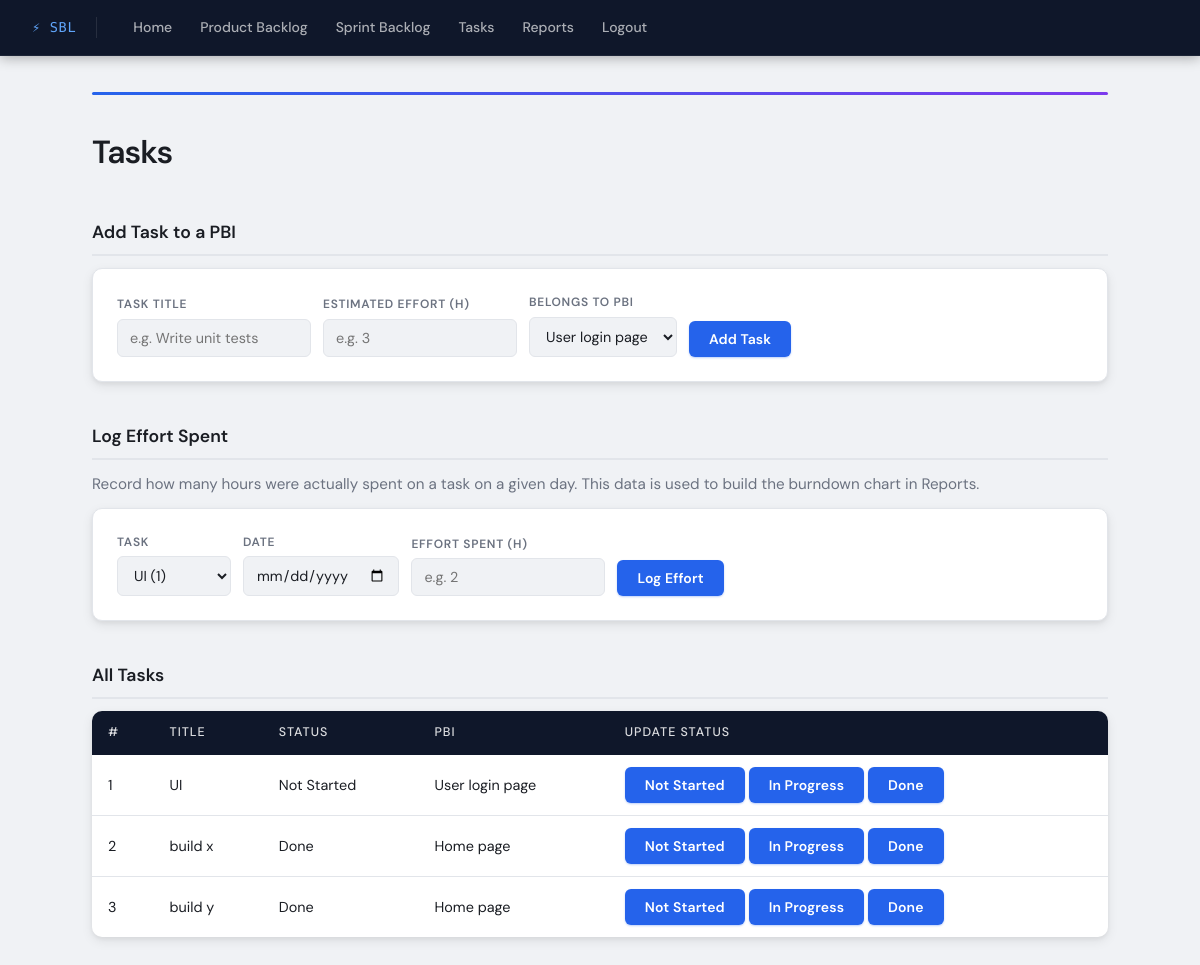
The app's page /tasks (signed in) with its own data.
### tables this page shows
CREATE TABLE task (
            id INTEGER PRIMARY KEY AUTOINCREMENT,
            title TEXT,
            effort REAL,
            status TEXT DEFAULT 'Not Started',
            pbi_id INTEGER,
            FOREIGN KEY (pbi_id) REFERENCES pbi(id)
        );

CREATE TABLE pbi (
            id INTEGER PRIMARY KEY AUTOINCREMENT,
            title TEXT,
            priority TEXT,
            effort REAL,
            status TEXT DEFAULT 'Incomplete',
            sprint_id INTEGER
        );

### routes/hamed_routes.py (the view)
@hamed_bp.route("/tasks")
def tasks():
    all_tasks = get_all_tasks()
    all_pbis  = get_all_pbis()
    return render_template("tasks.html", tasks=all_tasks, pbis=all_pbis)

### database.py (called while the page is built)
def get_connection():
    return sqlite3.connect(DB_NAME)

def get_all_tasks():
    conn = get_connection()
    c = conn.cursor()
    c.execute("SELECT t.id, t.title, t.effort, t.status, t.pbi_id, p.title FROM task t LEFT JOIN pbi p ON t.pbi_id = p.id ORDER BY t.id")
    rows = c.fetchall()
    conn.close()
    return rows

def get_all_pbis():
    conn = get_connection()
    c = conn.cursor()
    c.execute("SELECT * FROM pbi")
    rows = c.fetchall()
    conn.close()
    return rows

### templates/tasks.html (shortened to what this page needs)
<!DOCTYPE html>
<html lang="en">
<head>
    <link rel="stylesheet" href="{{ url_for('static', filename='style.css') }}">
</head>
<body>
    <nav>
        <a href="/">Home</a>
        <a href="/backlog">Product Backlog</a>
        <a href="/sprint">Sprint Backlog</a>
        <a href="/tasks">Tasks</a>
        <a href="/reports">Reports</a>
        {% if session.get('username') %}
            <a href="/logout" onclick="return confirm('Are you sure you want to log out?')">Logout</a>
        {% else %}
            <a href="/login">Login</a>
        {% endif %}
    </nav>
    <div class="content">
        <h1>Tasks</h1>
        {% if role != "client" %}
        <h2>Add Task to a PBI</h2>
        <form class="row" action="/tasks/add" method="post">
            <div>
                <label>Task Title</label>
                <input type="text" name="title" required placeholder="e.g. Write unit tests">
            </div>
            <div>
                <label>Estimated Effort (h)</label>
                <input type="number" name="effort" min="0.5" step="0.5" required placeholder="e.g. 3">
            </div>
            <div>
                <label>Belongs to PBI</label>
                <select name="pbi_id" required>
                    {% for pbi in pbis %}
                        <option value="{{ pbi[0] }}">{{ pbi[1] }}</option>
                    {% else %}
                        <option disabled>No PBIs yet</option>
                    {% endfor %}
                </select>
            </div>
            <div>
                <button type="submit" class="btn-add">Add Task</button>
            </div>
        </form>
        {% endif %}
        <h2>Log Effort Spent</h2>
        <p>Record how many hours were actually spent on a task on a given day.
            This data is used to build the burndown chart in Reports.</p>
        <form class="row" action="/log_effort" method="post">
                <div>
                    <label>Task</label>
                    <select name="task_id" required>
                        {% for t in tasks %}
                            <option value="{{ t[0] }}">{{ t[1] }} ({{ t[0] }})</option>
                        {% else %}
                            <option disabled>No tasks yet — add one above</option>
                        {% endfor %}
                    </select>
                </div>
                <div>
                    <label>Date</label>
                    <input type="date" name="date" required>
                </div>
                <div>
                    <label>Effort Spent (h)</label>
                    <input type="number" name="actual_effort" min="0.5" step="0.5" required placeholder="e.g. 2">
                </div>
                <div>
                    <button type="submit" class="btn-log">Log Effort</button>
                </div>
        </form>
        <h2>All Tasks</h2>
        {% if tasks %}
        <table>
            <thead>
                <tr>
                    <th>#</th>
                    <th>Title</th>
                    <th>Status</th>
                    <th>PBI</th>
                    <th>Update Status</th>
                </tr>
            </thead>
            <tbody>
            {% for t in tasks %}
                <tr>
                    <td>{{ t[0] }}</td>
                    <td>{{ t[1] }}</td>
                    <td>{{ t[3] }}</td>
                    <td>{{ t[5] or '—' }}</td>
                    <td>
                        <form action="/tasks/update_status" method="post" style="display:inline">
                            <button type="submit">Not Started</button>
                        </form>
                        <form action="/tasks/update_status" method="post" style="display:inline">
                            <button type="submit">In Progress</button>
                        </form>
                        <form action="/tasks/update_status" method="post" style="display:inline">
                            <button type="submit">Done</button>
                        </form>
                    </td>
                </tr>
            {% endfor %}
            </tbody>
        </table>
        {% else %}
            <p>No tasks yet.</p>
        {% endif %}
    </div>
</body>
</html>

### static/style.css (style rules this page uses)
*, *::before, *::after { box-sizing: border-box; margin: 0; padding: 0; }
:root { --bg: #f0f2f5; --surface: #ffffff; --border: #e2e5ea; --text: #1a1d23; --muted: #6b7280; --accent: #2563eb; --accent-light: #eff6ff; --danger: #dc2626; --success: #16a34a; --warning: #d97706; --nav-bg: #0f172a; --radius: 10px; --shadow: 0 1px 3px rgba(0,0,0,0.08), 0 1px 2px rgba(0,0,0,0.04); --shadow-md: 0 4px 12px rgba(0,0,0,0.08), 0 2px 4px rgba(0,0,0,0.05); --shadow-lg: 0 10px 25px rgba(0,0,0,0.1), 0 4px 10px rgba(0,0,0,0.06); }
body { font-family: 'DM Sans', sans-serif; background: var(--bg); color: var(--text); font-size: 0.95rem; line-height: 1.6; min-height: 100vh; }
nav { background: var(--nav-bg); padding: 0 32px; display: flex; align-items: center; gap: 4px; height: 56px; border-bottom: 1px solid rgba(255,255,255,0.06); position: sticky; top: 0; z-index: 100; box-shadow: 0 2px 12px rgba(0,0,0,0.3); }
nav::before { content: '⚡ SBL'; font-family: 'DM Mono', monospace; font-size: 0.85rem; color: #60a5fa; font-weight: 500; margin-right: 20px; letter-spacing: 0.05em; padding-right: 20px; border-right: 1px solid rgba(255,255,255,0.1); }
nav a { color: rgba(255,255,255,0.65); text-decoration: none; font-size: 0.875rem; font-weight: 500; padding: 6px 12px; border-radius: 6px; transition: all 0.15s ease; }
.content::before { content: ''; display: block; height: 3px; background: linear-gradient(90deg, #2563eb, #7c3aed, #2563eb); background-size: 200% 100%; border-radius: 99px; margin-bottom: 2rem; animation: shimmer 3s ease infinite; }
.content { max-width: 1080px; margin: 0 auto; padding: 36px 32px; }
h1 { font-size: 2rem; font-weight: 600; color: var(--text); margin-bottom: 4px; letter-spacing: -0.03em; }
h2 { font-size: 1.1rem; font-weight: 600; color: var(--text); margin-top: 2.5rem; margin-bottom: 0.75rem; padding-bottom: 8px; border-bottom: 2px solid var(--border); display: flex; align-items: center; gap: 8px; }
p { margin-bottom: 0.75rem; color: var(--muted); }
a { color: var(--accent); }
table { width: 100%; border-collapse: collapse; background: var(--surface); border-radius: var(--radius); overflow: hidden; box-shadow: var(--shadow-md); margin-top: 0.75rem; }
th { background: var(--nav-bg); color: rgba(255,255,255,0.85); padding: 12px 16px; text-align: left; font-size: 0.78rem; font-weight: 500; letter-spacing: 0.08em; text-transform: uppercase; }
td { padding: 12px 16px; border-bottom: 1px solid var(--border); font-size: 0.9rem; }
tr:last-child td { border-bottom: none; }
form.inline, form.row { display: flex; gap: 12px; flex-wrap: wrap; align-items: flex-end; background: var(--surface); padding: 24px; border-radius: var(--radius); box-shadow: var(--shadow-md); margin-top: 0.75rem; border: 1px solid var(--border); }
form.inline label, form.row label { display: block; font-size: 0.75rem; font-weight: 600; margin-bottom: 4px; color: var(--muted); text-transform: uppercase; letter-spacing: 0.06em; }
form.inline input, form.row input, form.inline select, form.row select { padding: 9px 12px; border: 1.5px solid var(--border); border-radius: 6px; font-size: 0.9rem; font-family: 'DM Sans', sans-serif; background: var(--bg); color: var(--text); transition: all 0.15s; }
button, form.inline button, form.row button { padding: 9px 20px; background: var(--accent); color: white; border: none; border-radius: 6px; cursor: pointer; font-size: 0.875rem; font-weight: 600; font-family: 'DM Sans', sans-serif; transition: all 0.15s ease; box-shadow: 0 1px 2px rgba(37,99,235,0.3); letter-spacing: 0.01em; }
.btn-add { background: var(--nav-bg); box-shadow: none; }
.btn-log { background: var(--success); }

### records on screen
task: id "1", title "UI", status "Not Started", title "User login page"
task: id "2", title "build x", status "Done", title "Home page"
task: id "3", title "build y", status "Done", title "Home page"

### other values on screen
form field pbi_id "User login page"
form field task_id "UI (1)"
